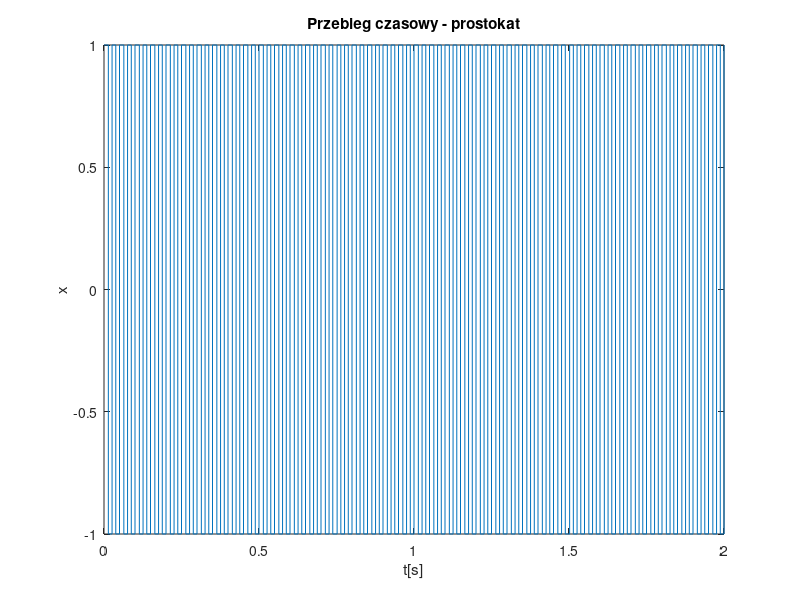
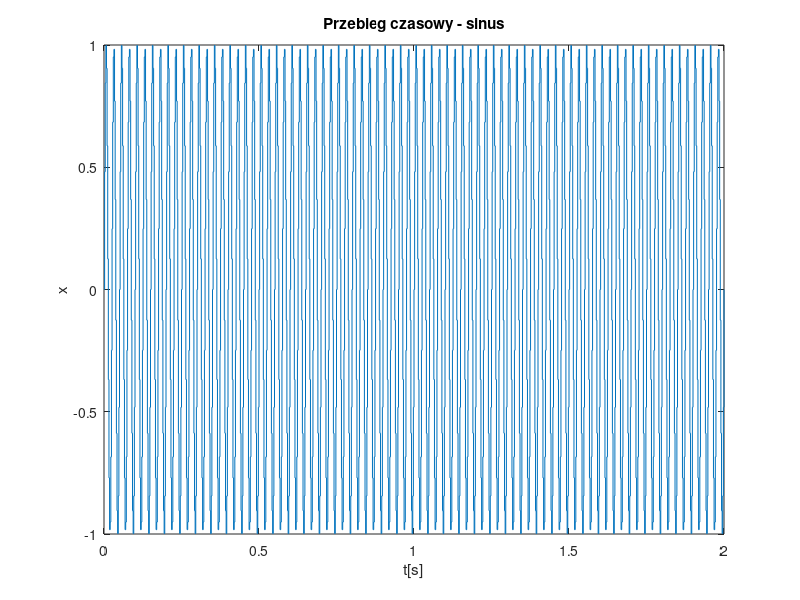
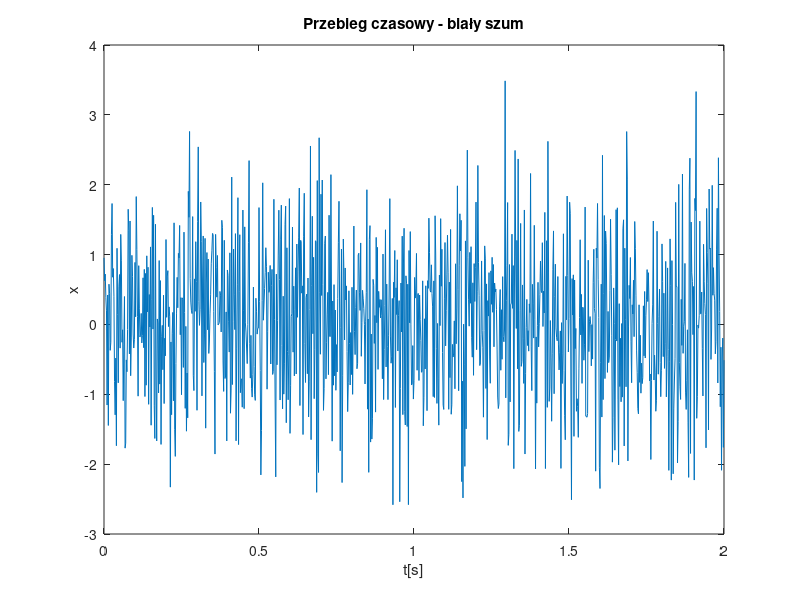
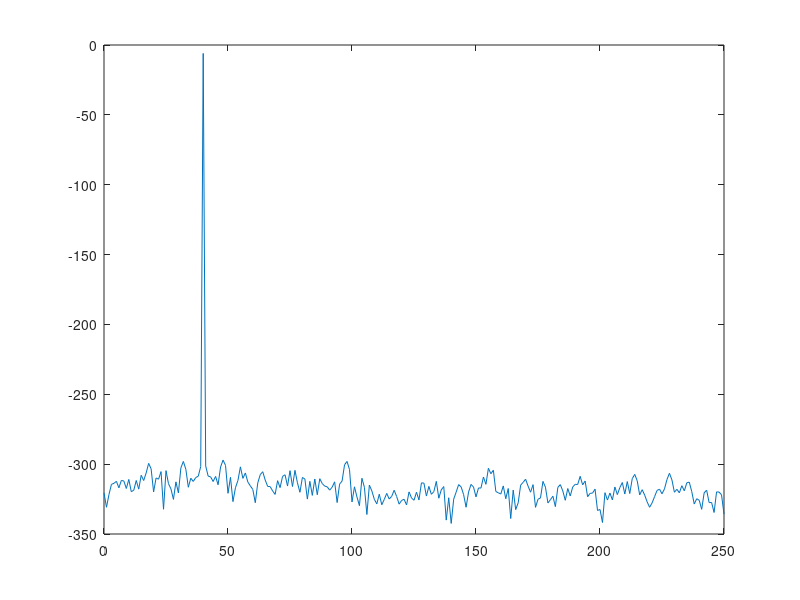

Source code (MATLAB) for these figures, in order: (Note: this script raises an error after producing the figures.)
%{
    LABORATORIUM PCPS
    DAWID TOBOR
%}

%% ZADANIE 1
clear variables;
close all;
clc;

fp = 500; % Czestotliwosc probkowania
f = 40; % Czestotliwosc sygnalu
A = 1; % Amplituda sygnalu 
N = fp;

i = (0:1000) / fp; % Wektor dyskretny czasu

% Prostokat
figure;
wykresProstokat = A * square(2 * pi * f * i);
stairs(i, wykresProstokat);
title('Przebieg czasowy - prostokat');
ylabel('x');
xlabel('t[s]');

% Sinus
figure;
wykresSinus = A * sin(2 * pi * f * i);
stairs(i, wykresSinus);
title('Przebieg czasowy - sinus');
ylabel('x');
xlabel('t[s]');

% Bialy szum
figure;
wykresBialySzum = randn(1001, 1);
plot(i, wykresBialySzum);
title('Przebieg czasowy - biały szum');
ylabel('x');
xlabel('t[s]');

fft_x = fft(wykresSinus, fp)/N;
gwm_x = 20*log10(abs(fft_x));
figure;
plot((0:fp/2), gwm_x(1:fp/2+1));

%% zad 2
x = importdata('../Materiały/syg_2018/sygnaly_00/syg06_3000Hz');
fp = 7000;
N = fp;
fn=fp/2;
pr=[0:1:fp-1];
X = fft(x,fp);
GWM = (abs(X).^2)/N
plot(0:fn,10*log10(GWM(1:fn+1)))
title('GWM')
ylabel('dB');
xlabel('f[Hz]');

fft_x = fft(x, fp)/N;
gwm_x = 20*log10(abs(fft_x));
figure;
plot((0:fp/2), gwm_x(1:fp/2+1));

figure;
fp=10000;
t=(0:99)/fp;
plot(t,x(1:100));
xlabel('t[s]');
title('przebieg czasowy');
ylabel('Amplituda');

%% zad 3
N=fp;
fn=fp/2;
pr=[0:1:fp-1];
%GWM dla sin
x=sin(2*pi*fx/fp*pr);
X=fft(x,fp);
GWM=(abs(X).^2)/N
plot(0:fn,10*log10(GWM(1:fn+1)))
title('GWM dla sin')
ylabel('dB');
xlabel('f[Hz]');

%GWM dla dla prost
x=square(2*pi*fx/fp*pr)
X=fft(x,fp);
GWM=(abs(X).^2)/N
title('GWM dla prost')
ylabel('dB');
xlabel('f[Hz]');
plot(0:fn,(GWM(1:fn+1))) %dla prostokatnego w skali liniowej

%GWM dla bia�ego sumu
x=randn(fp,1)
X=fft(x,fp);
GWM=(abs(X).^2)/N
plot(0:fn,10*log10(GWM(1:fn+1)))
title('GWM dla szumu')
ylabel('dB');
xlabel('f[Hz]');

%% zad 4 
fp=10000;
pr=[0:1:fp-1];
x=sin(2*pi*fx/fp*pr);
t=(0:6999)/fp;
 
kwant = uencode(x,8);
kwant = udecode(kwant,8);
plot(t,kwant);
X=fft(kwant,fp);
GWM=(abs(X).^2)/N
plot(0:fn,10*log10(GWM(1:fn+1)))

%% zad 5

fp = 100000; % cz�stotliwo�� pr�bkowania (Hz)
fn = fp / 2;
L = 125; % liczba pr�bek
t = (0:L-1)/fp; % Wektor czasu

x5 = sin(2*pi*250*t) + sin(2*pi*450*t) + sin(2*pi*1000*t) + sin(2*pi*2033*t) + sin(2*pi*4900*t);
x51 = decimate(x5, 2);
x52 = decimate(x5, 3);
x53 = decimate(x5, 4);

plot((fp*t), x51)
title('Wykres sygna�u wielosinusoidalnego')
xlabel('czas dyskretny [pr�bki]')
ylabel('warto�� sygna�u')
grid on

X = fft(x51, fp);
GWM = abs(X).^2 / L;
plot(0:fn, 10*log10(GWM(1:fn+1)))
title('GWM')
xlabel('f [Hz]')
ylabel('dB')
grid on


